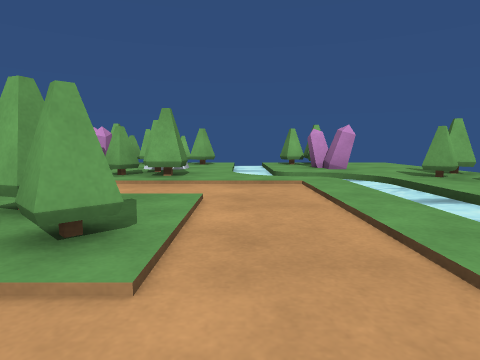
View 1 (above)

24 first-person views from a walk through a scene from a Unity 3-D project. The camera is 0.31 m above the floor, tilts 6° down and sees 75° across. The floor is counted in squares, 0.5 m on a side. Each view is taken from the middle of a square. On the plan, view 1 faces up. The plan holds only what a view shows up to about 9 squares ahead; the rest is blank. Some animated figures are left out. Surface patterns are stand-ins for the level's own textures.

View 2
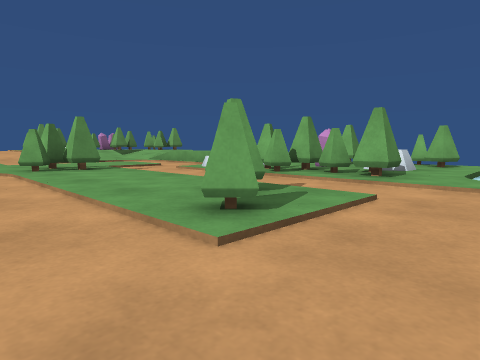

View 3
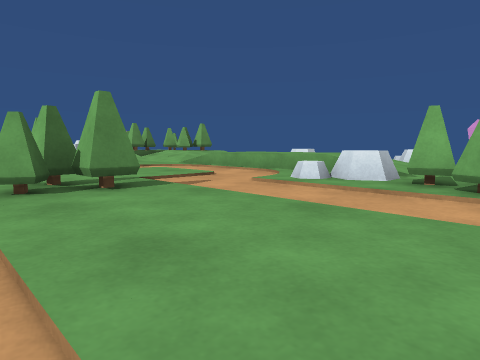

View 4
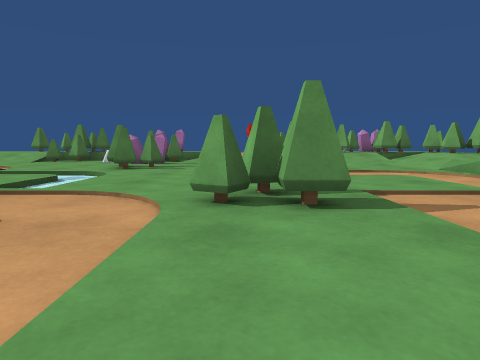

View 5
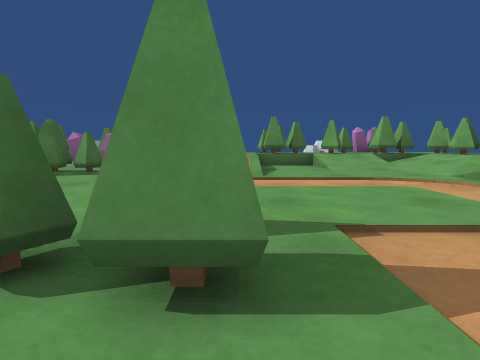

View 6
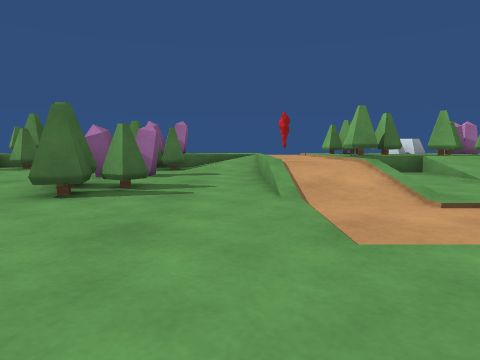

View 7
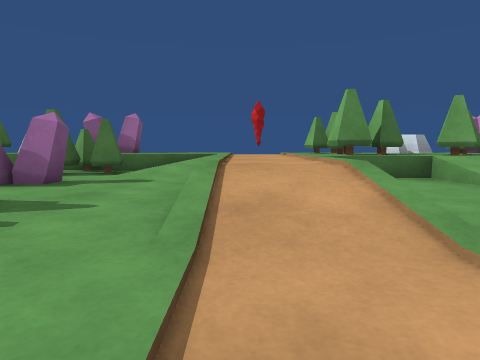

View 8
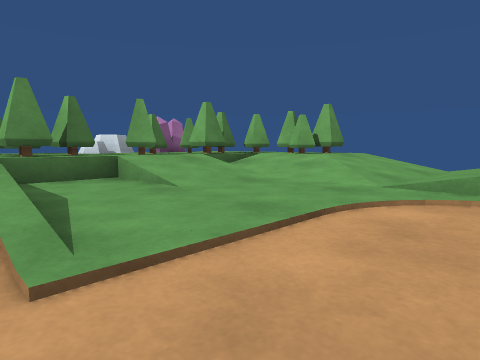

View 9
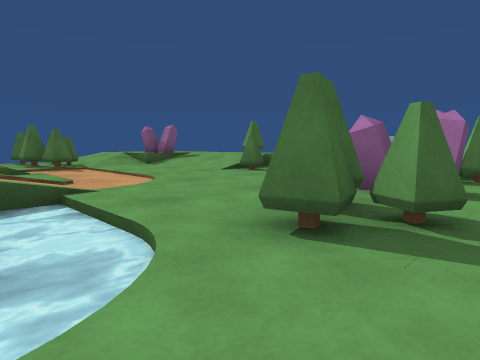

View 10
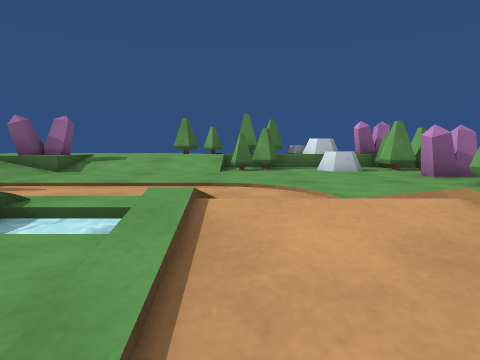

View 11
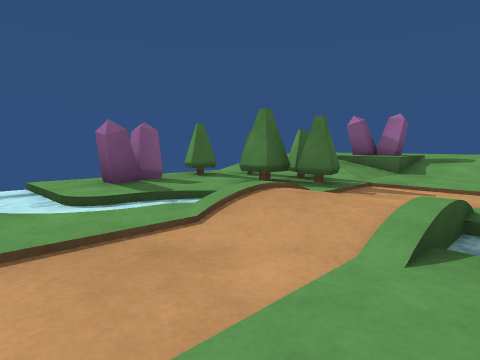

View 12
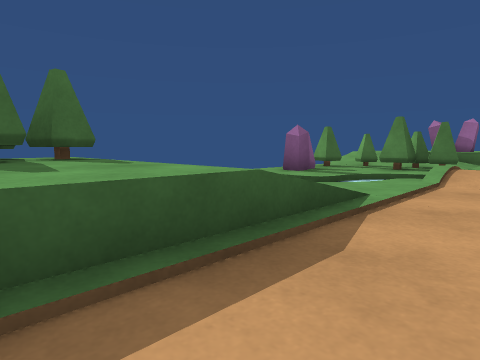

View 13
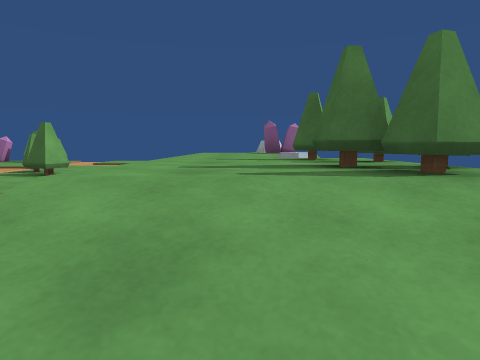

View 14
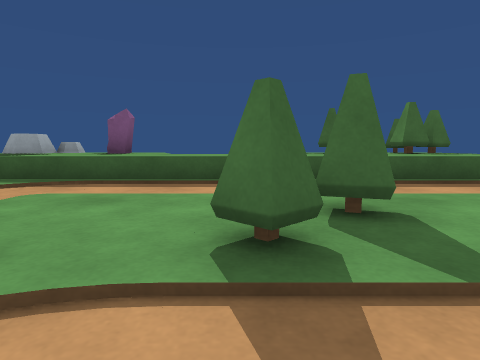

View 15
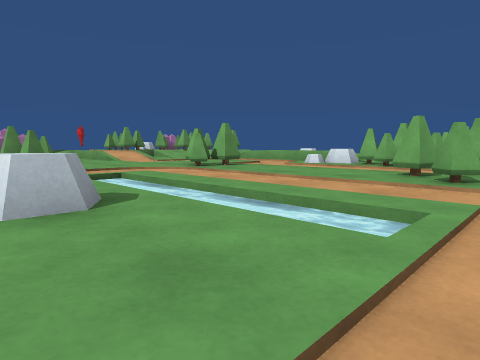

View 16
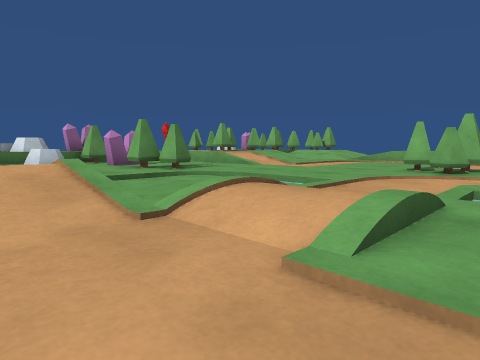

View 17
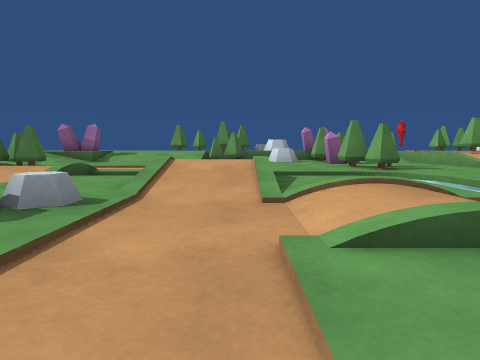

View 18
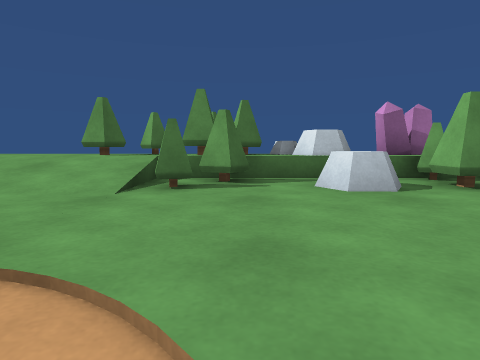

View 19
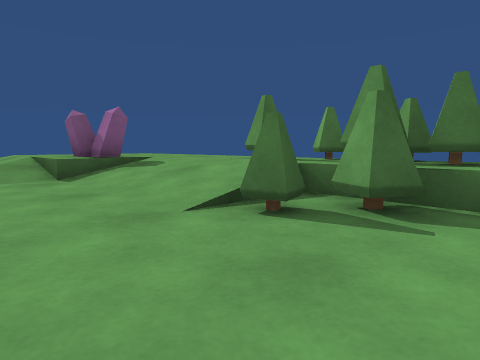

View 20
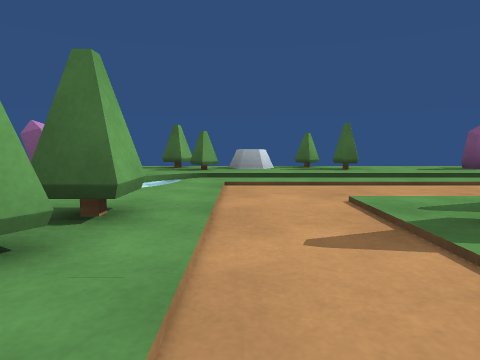

View 21
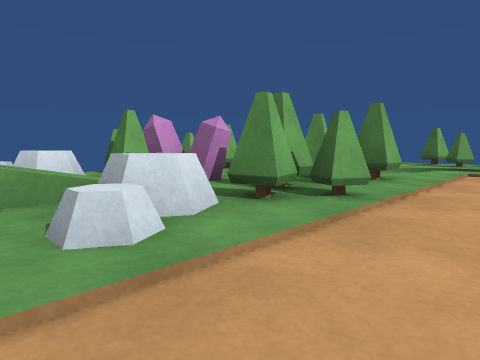

View 22
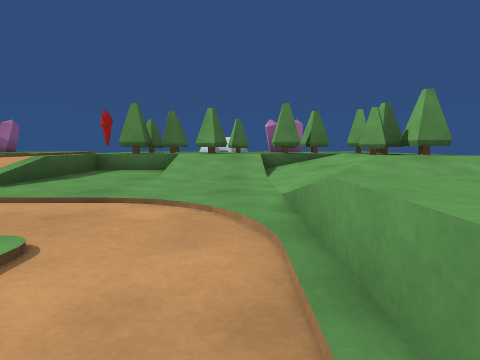

View 23
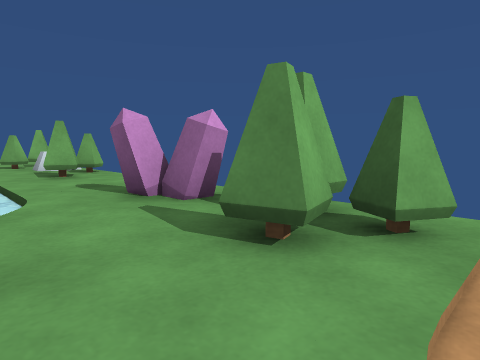

View 24
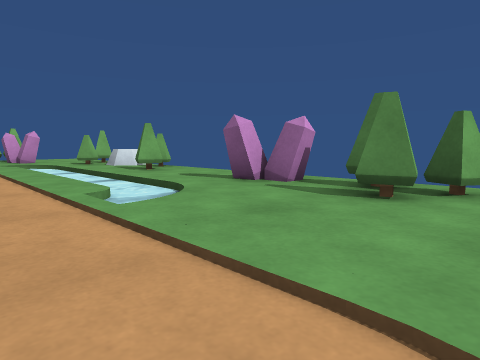

### Floor plan
Key: @ floor where view 1 was taken; # wall or solid block; x gap in a wall; . main floor; : floor 0.05 m higher than the main floor; + floor 0.1 m higher than the main floor; * floor 0.2 m higher than the main floor; % floor 0.25 m higher than the main floor; / step, stairs or slope; = window, fence, low wall or low ledge; ≈ water the walk keeps out of.
Columns run from 20 left of view 1 to 5 right of it. Each row starts with its distance up from view 1.
 11    %##///     ==###
 10   #x##///     ==####≈
  9   #%/////     //##==≈≈#
  8 ###///////% %%//##==≈≈###
  7 ==#%//:::....:==###=≈≈≈:##
  6 ==##//::.....:==####:≈≈:##
  5 #%##::::..::..........≈≈=#
  4 #x##::::..::..........≈≈=#
  3  *****//..::##::::#:..≈≈##
  2 #*****//..::##:::::#..≈≈#:
  1  %//:::::::::.........≈≈::
  0  %//::::::::........@.≈≈::
 -1 #%#:#:##:≈≈≈..≈≈≈≈≈≈..≈:#:
 -2 #####:##≈≈≈≈..≈≈≈≈≈≈..≈:##
 -3 ##==::::≈≈:://: ==::..::##
 -4  #==::::≈≈: //:  =::..::##
 -5 #=#::::.////....   ..::...
 -6 ###/::..////...   ...
 -7 #%//::..≈≈::=:   :##::
 -8 #///::..≈≈::    ::#:::.
 -9 %%//::..//........ ....
-10 %%//::..+/........ ....:
-11 %%#=//#:≈≈≈://%%%%%%%%%%
-12  %##/###:≈≈://%%%%%%%%%%/
-13   %%/ #=##≈ //####=  /#%=#
-14    %//####≈  #####==  # =#

Positions as (right, up) in squares from view 1, and headings:
1: (0, 0), facing up
2: (1, 0), facing up-left
3: (-3, 1), facing up-left
4: (-4, 2), facing left
5: (-6, 3), facing left
6: (-9, 1), facing left
7: (-11, 2), facing left
8: (-11, 3), facing up-left
9: (-11, 0), facing down-left
10: (-9, -6), facing left
11: (-9, -8), facing down-left
12: (-5, -9), facing down-left
13: (-9, -12), facing right
14: (-1, -5), facing down
15: (0, -4), facing up-left
16: (-6, -6), facing up-left
17: (-5, -5), facing left
18: (-13, -5), facing left
19: (-15, -4), facing down-left
20: (-4, 5), facing right
21: (-7, 4), facing up-right
22: (-9, 7), facing left
23: (2, -5), facing up-right
24: (0, -5), facing up-right
